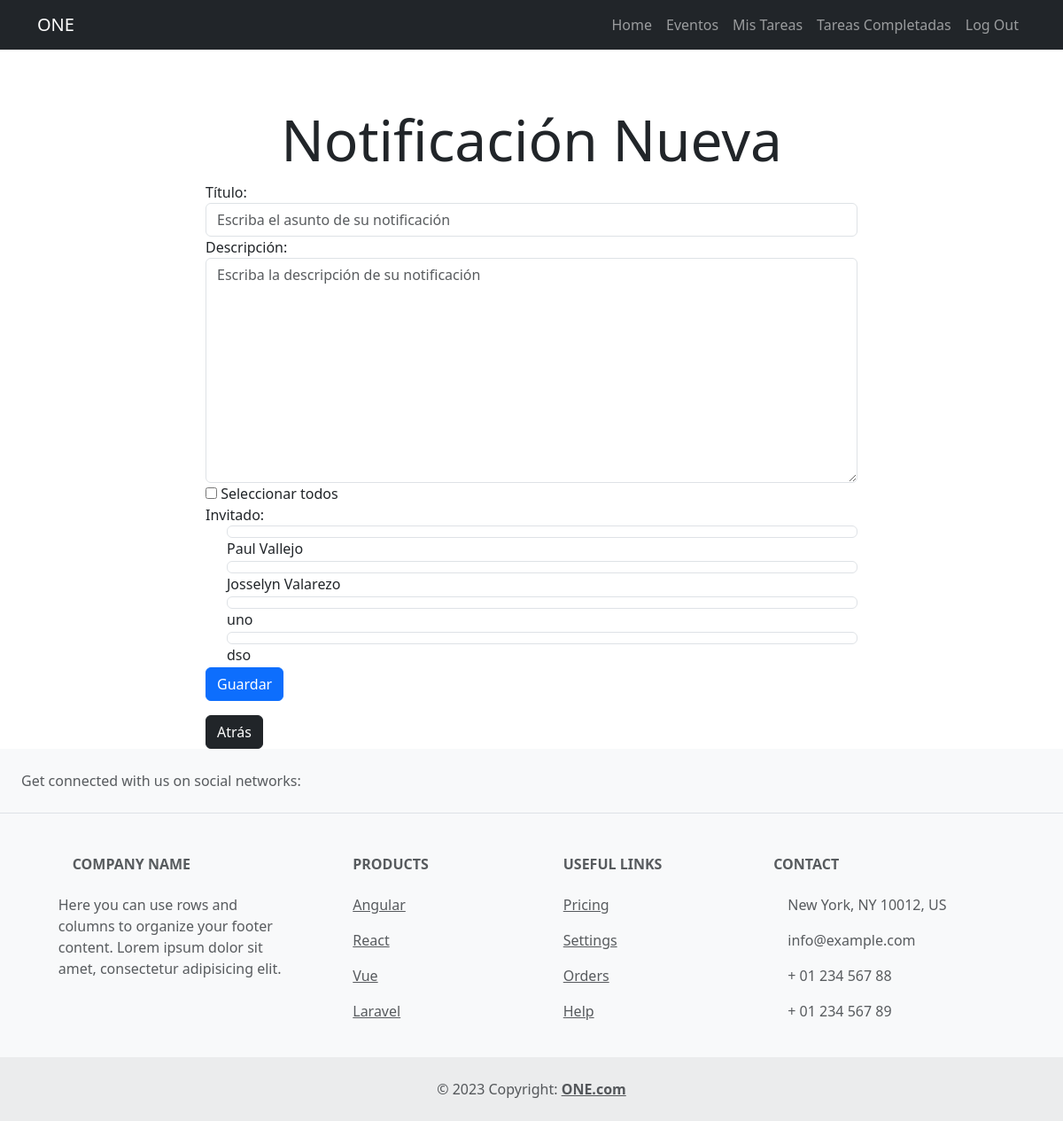
/reminders/crear/14/ (signed in), run on the app's committed database.
### invitados/models.py (models this page shows)
class Invitado(models.Model):
    nombre = models.CharField(max_length=80)
    correo = models.CharField(max_length=80)
    respuesta = models.CharField(max_length=2, null=True)
    evento = models.ForeignKey(Evento, blank=True , on_delete=models.CASCADE)
    def __str__(self):
        return self.nombre

### reminder/views.py (the view)
# urls.py: path('reminders/crear/<int:evento_id>/', reminder_crear, name='reminder_crear'),
@login_required
def reminder_crear(request, evento_id):
    evento = get_object_or_404(Evento, id=evento_id)
    if request.method == 'POST':
        form = FormularioReminder(request.POST, invitado_choices=evento.invitado_set.all())
        if form.is_valid():
            reminder = form.save(commit=False)
            reminder.user = request.user
            reminder.evento = evento
            invitados = form.cleaned_data['invitado']
            select_all = form.cleaned_data['select_all']
            if select_all:
                invitados = evento.invitado_set.all()
            reminder.save()
            reminder.invitado.set(invitados)
            return redirect('reminders', evento_id=evento_id)
    else:
        form = FormularioReminder(invitado_choices=evento.invitado_set.all())
    return render(request, 'reminder_crear.html', {
        'form': form,
        'evento_id': evento_id,
    })

### reminder/forms.py
class FormularioReminder(forms.ModelForm):
    invitado = forms.ModelMultipleChoiceField(
        queryset=Invitado.objects.none(),
        widget=forms.CheckboxSelectMultiple(attrs={'class': 'form-control checkbox-sm'}),
        required=False,
    )
    select_all = forms.BooleanField(required=False, initial=False, label='Seleccionar todos')
    class Meta:
        model = Reminder
        fields = ['asunto', 'descripcion', 'invitado']
        widgets = {
            'asunto': forms.TextInput(attrs={'class': 'form-control', 'placeholder': 'Escriba el asunto de su notificación'}),
            'descripcion': forms.Textarea(attrs={'class': 'form-control', 'placeholder': 'Escriba la descripción de su notificación'}),
        }
        labels = {
            'asunto': 'Título',
            'descripcion': 'Descripción',
            'invitado': 'Para'
        }
    def __init__(self, *args, **kwargs):
        invitado_choices = kwargs.pop('invitado_choices', [])
        super().__init__(*args, **kwargs)
        self.fields['invitado'].queryset = invitado_choices

### reminder/templates/reminder_crear.html (shortened to what this page needs)
{% extends 'base.html' %}
{% block content %}
<main class="container mt-5">
  <div class="row">
    <div class="col-md-8 offset-md-2">
      <h1 class="display-3 text-center mt-3">Notificación Nueva</h1>
      <form method="POST">
        <div class="form-group">
          {{ form.asunto.label_tag }}
          {{ form.asunto }}
        </div>
        <div class="form-group">
          {{ form.descripcion.label_tag }}
          {{ form.descripcion }}
        </div>
        <div class="form-group">
          {{ form.select_all }}
          Seleccionar todos
        </div>
        <div class="form-group invitado-field">
          {{ form.invitado.label_tag }}
          {% for invitado in form.invitado %}
          <div class="form-check">
            {{ invitado.tag }}
            {{ invitado.choice_label }}
          </div>
          {% endfor %}
        </div>
        <button type="submit" class="btn btn-primary">Guardar</button>
      </form>
      <form action="{% url 'eventos' %}" method="POST">
        <button class="btn btn-dark mt-3">Atrás</button>
      </form>
    </div>
  </div>
</main>
{% endblock %}

### data on the page
Invitado: choice_label "Paul Vallejo"
Invitado: choice_label "Josselyn Valarezo"
Invitado: choice_label "uno"
Invitado: choice_label "dso"
